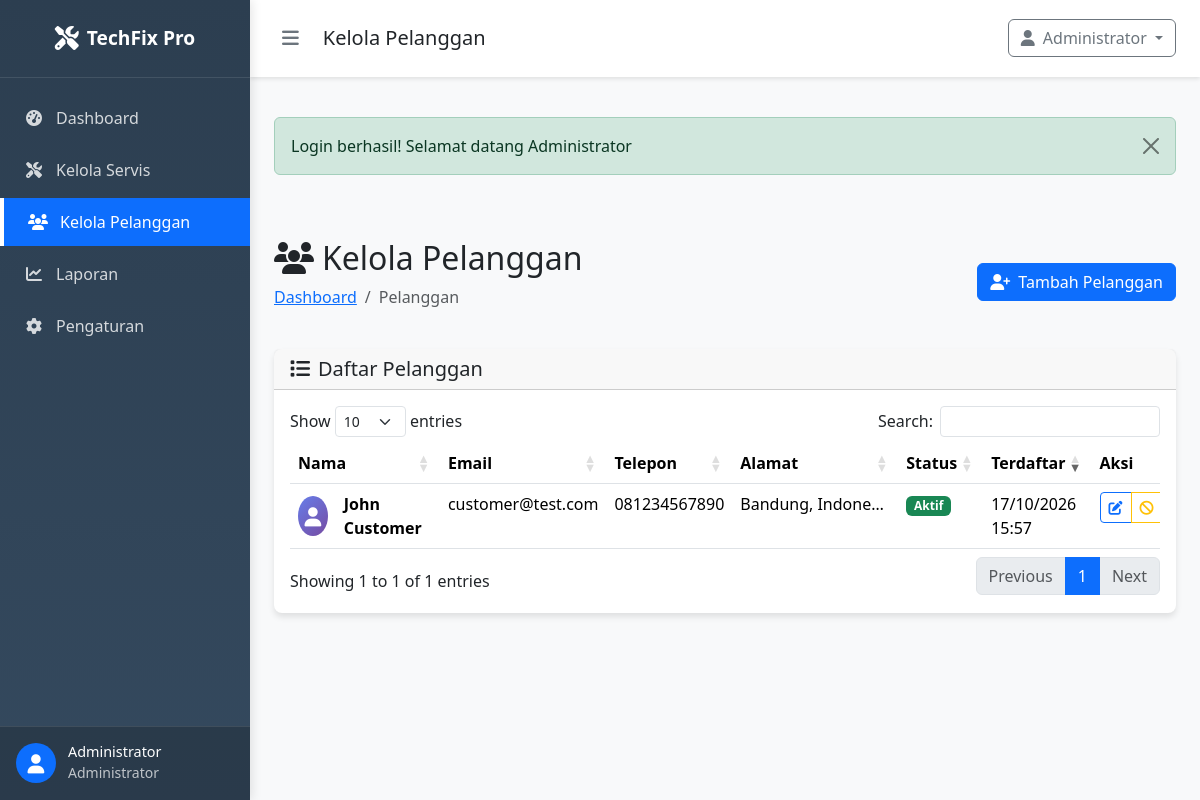
Screenshot of /SOURCE_CODE_APLIKASI/admin/customers.php (signed in) with the database file from the repository.
### tables this page shows
CREATE TABLE `settings` (
  `id` int(11) NOT NULL AUTO_INCREMENT,
  `setting_key` varchar(100) NOT NULL,
  `setting_value` text DEFAULT NULL,
  `setting_type` enum('string','number','boolean','json') NOT NULL DEFAULT 'string',
  `description` text DEFAULT NULL,
  `is_public` tinyint(1) NOT NULL DEFAULT 0,
  `created_at` timestamp NOT NULL DEFAULT current_timestamp(),
  `updated_at` timestamp NOT NULL DEFAULT current_timestamp() ON UPDATE current_timestamp(),
  PRIMARY KEY (`id`),
  UNIQUE KEY `setting_key` (`setting_key`)
);

CREATE TABLE `users` (
  `id` int(11) NOT NULL AUTO_INCREMENT,
  `name` varchar(100) NOT NULL,
  `email` varchar(100) NOT NULL,
  `phone` varchar(20) DEFAULT NULL,
  `password` varchar(255) NOT NULL,
  `role` enum('admin','customer') NOT NULL DEFAULT 'customer',
  `address` text DEFAULT NULL,
  `is_active` tinyint(1) NOT NULL DEFAULT 1,
  `email_verified_at` timestamp NULL DEFAULT NULL,
  `remember_token` varchar(100) DEFAULT NULL,
  `created_at` timestamp NOT NULL DEFAULT current_timestamp(),
  `updated_at` timestamp NOT NULL DEFAULT current_timestamp() ON UPDATE current_timestamp(),
  PRIMARY KEY (`id`),
  UNIQUE KEY `email` (`email`),
  KEY `idx_role` (`role`),
  KEY `idx_is_active` (`is_active`)
);

### SOURCE_CODE_APLIKASI/admin/customers.php (the view, shortened to what the rows shown need)
<?php
require_once '../config/database.php';
require_once '../config/session.php';
require_once '../classes/User.php';
$userObj = new User();
$action = $_GET['action'] ?? 'list';
$customerId = $_GET['id'] ?? null;
if ($action === 'list') {
    $customers = $userObj->getAllCustomers();
} elseif ($action === 'edit' && $customerId) {
    $customer = $userObj->getUserById($customerId);
    if (!$customer || $customer['role'] !== 'customer') {
        setFlashMessage('error', 'Pelanggan tidak ditemukan');
        redirect('customers.php');
    }
}
include '../includes/header.php';
?>
    <div class="row">
        <div class="col-12">
            <div class="d-flex justify-content-between align-items-center mb-4">
                <div>
                    <h2><i class="fas fa-users me-2"></i>Kelola Pelanggan</h2>
                </div>
            </div>
        </div>
    </div>
    <?php if ($action === 'list'): ?>
    <div class="row">
        <div class="col-12">
            <div class="card">
                <div class="card-body">
                    <?php if (!empty($customers)): ?>
                    <div class="table-responsive">
                        <table class="table table-hover data-table">
                            <thead>
                                <tr>
                                    <th>Nama</th>
                                    <th>Email</th>
                                    <th>Telepon</th>
                                    <th>Alamat</th>
                                    <th>Status</th>
                                    <th>Terdaftar</th>
                                    <th>Aksi</th>
                                </tr>
                            </thead>
                            <tbody>
                                <?php foreach ($customers as $customer): ?>
                                <tr>
                                    <td>
                                        <div class="d-flex align-items-center">
                                            <div class="avatar-circle me-3">
                                                <i class="fas fa-user"></i>
                                            </div>
                                            <strong><?php echo htmlspecialchars($customer['name']); ?></strong>
                                        </div>
                                    </td>
                                    <td><?php echo htmlspecialchars($customer['email']); ?></td>
                                    <td><?php echo htmlspecialchars($customer['phone'] ?: '-'); ?></td>
                                    <td>
                                        <span class="text-truncate" style="max-width: 150px; display: inline-block;"
                                              title="<?php echo htmlspecialchars($customer['address'] ?: '-'); ?>">
                                            <?php echo htmlspecialchars($customer['address'] ?: '-'); ?>
                                        </span>
                                    </td>
                                    <td>
                                        <span class="badge <?php echo $customer['is_active'] ? 'bg-success' : 'bg-danger'; ?>">
                                            <?php echo $customer['is_active'] ? 'Aktif' : 'Nonaktif'; ?>
                                        </span>
                                    </td>
                                    <td><?php echo formatDate($customer['created_at']); ?></td>
                                    <td>
                                        <div class="btn-group" role="group">
                                            <a href="customers.php?action=edit&id=<?php echo $customer['id']; ?>"
                                               class="btn btn-sm btn-outline-primary" title="Edit">
                                                <i class="fas fa-edit"></i>
                                            </a>
                                            <a href="customers.php?action=toggle_status&id=<?php echo $customer['id']; ?>"
                                               class="btn btn-sm btn-outline-<?php echo $customer['is_active'] ? 'warning' : 'success'; ?>"
                                               title="<?php echo $customer['is_active'] ? 'Nonaktifkan' : 'Aktifkan'; ?>">
                                                <i class="fas fa-<?php echo $customer['is_active'] ? 'ban' : 'check'; ?>"></i>
                                            </a>
                                        </div>
                                    </td>
                                </tr>
                                <?php endforeach; ?>
                            </tbody>
                        </table>
                    </div>
                    <?php endif; ?>
                </div>
            </div>
        </div>
    </div>
    <?php endif; ?>
<?php include '../includes/footer.php'; ?>

### SOURCE_CODE_APLIKASI/includes/header.php (shortened to what the rows shown need)
<!DOCTYPE html>
<html lang="id">
<head>
    <link href="https://cdn.jsdelivr.net/npm/bootstrap@5.3.2/dist/css/bootstrap.min.css" rel="stylesheet">
    <link rel="stylesheet" href="https://cdnjs.cloudflare.com/ajax/libs/font-awesome/6.4.0/css/all.min.css">
    <link rel="stylesheet" href="https://cdn.datatables.net/1.13.7/css/dataTables.bootstrap5.min.css">
    <link rel="stylesheet" href="https://cdn.jsdelivr.net/npm/sweetalert2@11.7.32/dist/sweetalert2.min.css">
</head>
<body>
    <?php
    $script_path = $_SERVER['PHP_SELF'];
    $current_page = basename($_SERVER['PHP_SELF'], '.php');
    $is_admin_page = strpos($script_path, '/admin/') !== false && strpos($script_path, '/public/') === false;
    $is_customer_page = strpos($script_path, '/customer/') !== false && strpos($script_path, '/public/') === false;
    $is_public_page = strpos($script_path, '/public/') !== false;
    $is_logged_in = function_exists('isLoggedIn') && isLoggedIn();
    $is_admin = function_exists('isAdmin') && isAdmin();
    $is_customer = function_exists('isCustomer') && isCustomer();
    $base_path = '';
    if ($is_admin_page || $is_customer_page || $is_public_page) {
        $base_path = '../';
    }
    $show_sidebar = $is_logged_in && ($is_admin || $is_customer);
    ?>
    <?php if ($show_sidebar): ?>
    <div class="sidebar" id="sidebar">
        <div class="sidebar-header">
            <a href="<?php echo $base_path; ?>index.php" class="brand">
                <i class="fas fa-tools"></i>
                <span class="brand-text"><?php echo getSiteName(); ?></span>
            </a>
        </div>
        <nav class="sidebar-nav">
            <?php if ($is_admin): ?>
            <div class="nav-item">
                <a href="<?php echo $is_admin_page ? '' : '../admin/'; ?>dashboard.php"
                   class="nav-link <?php echo $current_page === 'dashboard' ? 'active' : ''; ?>">
                    <i class="fas fa-tachometer-alt"></i>
                    <span>Dashboard</span>
                </a>
            </div>
            <div class="nav-item">
                <a href="<?php echo $is_admin_page ? '' : '../admin/'; ?>services.php"
                   class="nav-link <?php echo $current_page === 'services' || $current_page === 'service_detail' ? 'active' : ''; ?>">
                    <i class="fas fa-tools"></i>
                    <span>Kelola Servis</span>
                </a>
            </div>
            <div class="nav-item">
                <a href="<?php echo $is_admin_page ? '' : '../admin/'; ?>customers.php"
                   class="nav-link <?php echo $current_page === 'customers' ? 'active' : ''; ?>">
                    <i class="fas fa-users"></i>
                    <span>Kelola Pelanggan</span>
                </a>
            </div>
            <div class="nav-item">
                <a href="<?php echo $is_admin_page ? '' : '../admin/'; ?>reports.php"
                   class="nav-link <?php echo $current_page === 'reports' ? 'active' : ''; ?>">
                    <i class="fas fa-chart-line"></i>
                    <span>Laporan</span>
                </a>
            </div>
            <div class="nav-item">
                <a href="<?php echo $is_admin_page ? '' : '../admin/'; ?>settings.php"
                   class="nav-link <?php echo $current_page === 'settings' ? 'active' : ''; ?>">
                    <i class="fas fa-cog"></i>
                    <span>Pengaturan</span>
                </a>
            </div>
            <?php endif; ?>
        </nav>
        <div class="sidebar-user">
            <div class="user-info">
                <div class="user-avatar" style="background: none; padding: 0;">
                    <?php
                    if (function_exists('getCurrentUserId')) {
                        try {
                            require_once $base_path . 'classes/User.php';
                            $userObj = new User();
                            $avatarUrl = $userObj->getAvatarUrl(getCurrentUserId());
                            if ($avatarUrl !== 'assets/img/default-avatar.png' && file_exists($base_path . $avatarUrl)):
                    ?>
                        <img src="<?php echo $base_path . $avatarUrl; ?>" alt="Avatar" class="rounded-circle" style="width: 40px; height: 40px; object-fit: cover;">
                    <?php else: ?>
                        <div style="width: 40px; height: 40px; border-radius: 50%; background: var(--primary-color); display: flex; align-items: center; justify-content: center; color: white; font-size: 1.2rem;">
                            <i class="fas fa-user"></i>
                        </div>
                    <?php
                        endif;
                        } catch (Exception $e) {
                            echo '<div style="width: 40px; height: 40px; border-radius: 50%; background: var(--primary-color); display: flex; align-items: center; justify-content: center; color: white; font-size: 1.2rem;"><i class="fas fa-user"></i></div>';
                        }
                    } else {
                        echo '<div style="width: 40px; height: 40px; border-radius: 50%; background: var(--primary-color); display: flex; align-items: center; justify-content: center; color: white; font-size: 1.2rem;"><i class="fas fa-user"></i></div>';
                    }
                    ?>
                </div>
                <div class="user-details">
                    <h6><?php echo function_exists('getCurrentUserName') ? getCurrentUserName() : 'User'; ?></h6>
                    <small><?php echo $is_admin ? 'Administrator' : 'Customer'; ?></small>
                </div>
            </div>
        </div>
    </div>
    <?php endif; ?>
</body>
</html>

### rows the page displays
settings: setting_value "TechFix Pro"
users: name "John Customer", email "customer@test.com", phone "081234567890", address "Bandung, Indone…", is_active "Aktif", created_at "17/10/2026 15:57"

### other values shown
getCurrentUserName() "Administrator"
$page_title "Kelola Pelanggan"
$flash['message'] "Login berhasil! Selamat datang Administrator"
